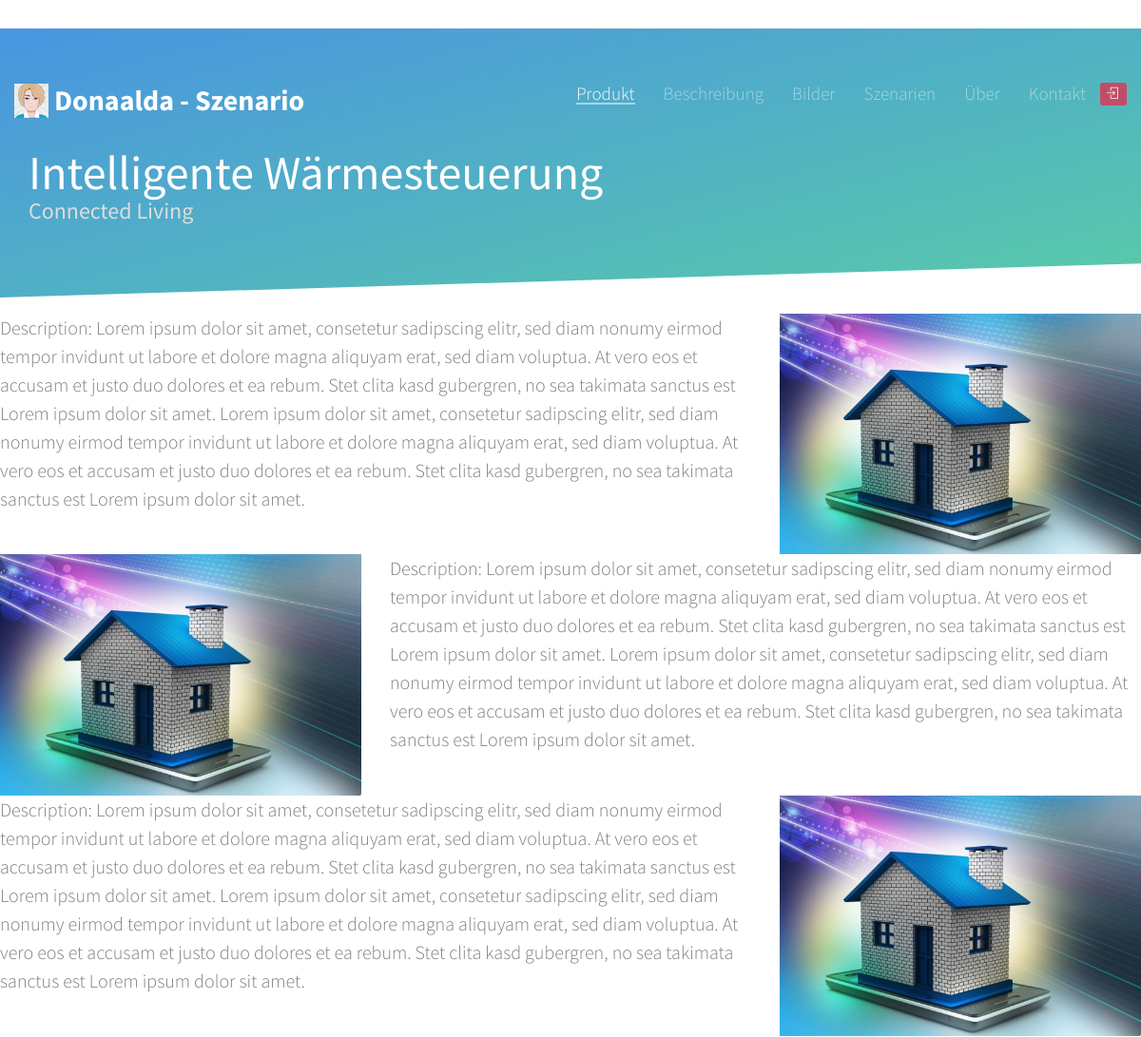
The page /scenarios/intelligente_warmesteuerung/ (upper part) on the database as committed earlier.
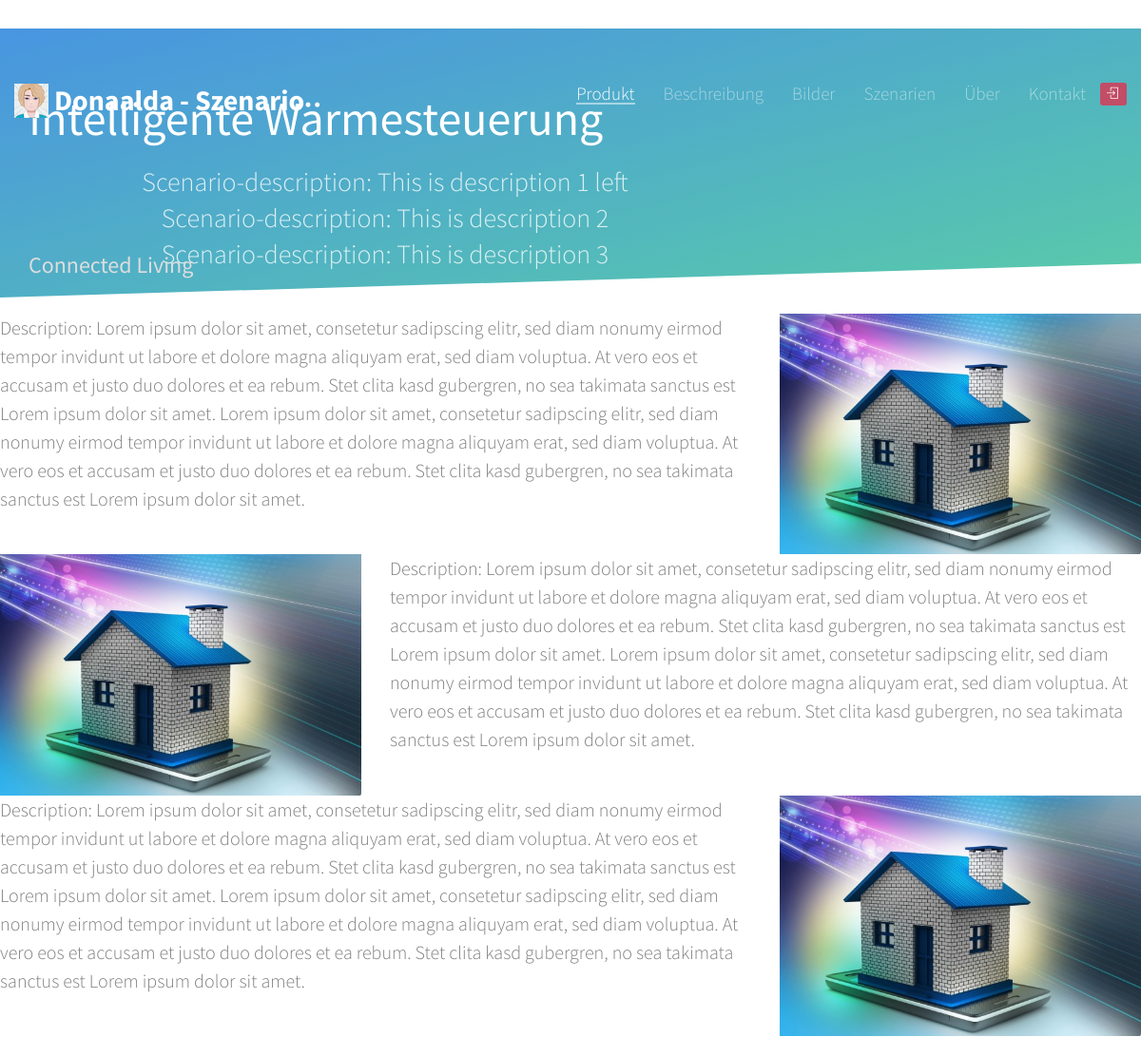
The same page on the database as committed later.
### app/models.py (models this page shows, shortened)
class Scenario(models.Model):
    name = models.CharField(max_length=100, unique=True)
    url_name = models.CharField(max_length=100, unique=False, default=random())
    short_description = models.TextField(verbose_name="Kurzbeschreibung", max_length="255", null=True, blank=True)
    description = models.TextField(verbose_name="Beschreibung", null=True, blank=True)
    picture = models.ImageField(verbose_name="Bild", null=True, blank=True)
    provider = models.ForeignKey("Provider", default="1", )
    scenario_product_set = models.ForeignKey("ProductSet", null=True)
    class Meta:
        verbose_name = "Szenario"
        verbose_name_plural = "Szenarien"
        ordering = ["name"]

class Provider(models.Model):
    name = models.CharField(max_length=200, unique=False, default=random())
    is_visible = models.BooleanField(default=False)
    def __str__(self):
        return '%s' % self.name
    class Meta:
        verbose_name = "Hersteller"
        verbose_name_plural = "Hersteller"
        ordering = ["name"]

class ScenarioDescription(models.Model):
    belongs_to_scenario = models.ForeignKey("Scenario")
    description = models.TextField()
    image = models.ImageField()
    thumbnail = ImageSpecField(source='image',
                               processors=[ResizeToFill(200, 100)],
                               format='JPEG', )
    left_right = models.BooleanField()
    order = models.IntegerField()
    class Meta:
        verbose_name = "Szenariobeschreibung"
        verbose_name_plural = "Szenariobeschreibungen"
        ordering = ["order"]

### app/views.py (the view)
class ScenarioView(generic.DetailView):
    template_name = 'app/scenario.html'
    def get(self, request, *args, **kwargs):
        scenario = kwargs.get("current_scenario")
        return render(request, 'app/scenario.html', {'current_scenario': Scenario.objects.get(url_name=scenario),
                                                     'comment': Comment.objects.filter(
                                                         page_url='/scenarios/' + scenario)[:5]})

### app/templates/app/scenario.html (shortened to what this page needs)
{% load staticfiles %}
<!DOCTYPE html>
<html class="no-js">
<head>
  <link rel="stylesheet" href="{% static 'app/assets/css/animate.css' %}">
  <link rel="stylesheet" href="{% static 'app/assets/css/icomoon.css' %}">
  <link rel="stylesheet" href="{% static 'app/assets/css/simple-line-icons.css' %}">
  <link rel="stylesheet" href="{% static 'app/assets/css/magnific-popup.css' %}">
  <link rel="stylesheet" href="{% static 'app/assets/css/bootstrap.css' %}">
  <link rel="stylesheet" href="{% static 'app/assets/css/styleProduct.css' %}">
</head>
<body>
{% with scenarios=current_scenario.scenariodescription_set.all %}
<header role="banner" id="fh5co-header">
  <div class="container">
    <div class="row">
      <nav class="navbar navbar-default">
        <div class="navbar-header">
          <a class="navbar-brand" href="index.html">
            <div>
              <img alt="Brand" src="{% static 'app/assets/images/myAvatar_icon.png' %}"
                   style="margin-bottom: 5px">
              <span>Donaalda - Szenario</span>
            </div>
          </a>
        </div>
        <div id="navbar" class="navbar-collapse collapse">
          <ul class="nav navbar-nav navbar-right">
            <li class="active"><a href="#" data-nav-section="home"><span>Produkt</span></a></li>
            <li><a href="#" data-nav-section="intro"><span>Beschreibung</span></a></li>
            <li><a href="#" data-nav-section="images"><span>Bilder</span></a></li>
            <li><a href="#" data-nav-section="scenarios"><span>Szenarien</span></a></li>
            <li><a href="#" data-nav-section="about"><span>Über</span></a></li>
            <li><a href="#" data-nav-section="contact"><span>Kontakt</span></a></li>
            <li>
              <button type="button" class="btn btn-primary btn-xs navbar-btn" data-toggle="modal"
                      data-target="#myModalx">
                <i class="fh5co-intro-icon icon-login"></i>
              </button>
            </li>
          </ul>
        </div>
      </nav>
    </div>
  </div>
</header>
<section id="fh5co-page" data-section="home"
         style="background-image: url({% static 'app/assets/images/full_image_2.jpg' %});"
         data-stellar-background-ratio="0.5">
  <div class="gradient"></div>
  <div class="container">
    <div class="text-wrap">
      <div class="text-inner">
        <div class="row">
          <div class="col-md-8">
            {% if current_scenario %}
            <h1 class="text-left">{{ current_scenario.name }}</h1>
                {% for x in scenarios %}
            <h2> Scenario-description: {{ x.description }}</h2>
                {% endfor %}
            <h3 class="text-left" style="color: #ddd; margin-top: -20px;">{{ current_scenario.provider }}</h3>
            {% endif %}
          </div>
        </div>
      </div>
    </div>
  </div>
  <div class="slant"></div>
</section>
<section id="fh5co-intro" data-section="intro">
  <div classs="container-fluid" >
    <div class="row">
      <div class="col-md-8">
        <p>
          Description:
          Lorem ipsum dolor sit amet, consetetur sadipscing elitr, sed diam nonumy eirmod tempor invidunt ut labore et
          dolore magna aliquyam erat, sed diam voluptua. At vero eos et accusam et justo duo dolores et ea rebum. Stet
          clita kasd gubergren, no sea takimata sanctus est Lorem ipsum dolor sit amet. Lorem ipsum dolor sit amet,
          consetetur sadipscing elitr, sed diam nonumy eirmod tempor invidunt ut labore et dolore magna aliquyam erat,
          sed diam voluptua. At vero eos et accusam et justo duo dolores et ea rebum. Stet clita kasd gubergren, no
          sea takimata sanctus est Lorem ipsum dolor sit amet.
        </p>
      </div>
      <div class="col-md-4">
        <img style="height:auto; width:100%" src="../../../static/app/assets/resources/not_so_smart.jpg">
      </div>
    </div>
    <div class="row">
      <div class="col-md-4">
        <img style="height:auto; width:100%" src="../../../static/app/assets/resources/not_so_smart.jpg">
      </div>
      <div class="col-md-8">
        <p>
          Description:
          Lorem ipsum dolor sit amet, consetetur sadipscing elitr, sed diam nonumy eirmod tempor invidunt ut labore et
          dolore magna aliquyam erat, sed diam voluptua. At vero eos et accusam et justo duo dolores et ea rebum. Stet
          clita kasd gubergren, no sea takimata sanctus est Lorem ipsum dolor sit amet. Lorem ipsum dolor sit amet,
          consetetur sadipscing elitr, sed diam nonumy eirmod tempor invidunt ut labore et dolore magna aliquyam erat,
          sed diam voluptua. At vero eos et accusam et justo duo dolores et ea rebum. Stet clita kasd gubergren, no
          sea takimata sanctus est Lorem ipsum dolor sit amet.
        </p>
      </div>
    </div>
    <div class="row">
      <div class="col-md-8">
        <p>
          Description:
          Lorem ipsum dolor sit amet, consetetur sadipscing elitr, sed diam nonumy eirmod tempor invidunt ut labore et
          dolore magna aliquyam erat, sed diam voluptua. At vero eos et accusam et justo duo dolores et ea rebum. Stet
          clita kasd gubergren, no sea takimata sanctus est Lorem ipsum dolor sit amet. Lorem ipsum dolor sit amet,
          consetetur sadipscing elitr, sed diam nonumy eirmod tempor invidunt ut labore et dolore magna aliquyam erat,
          sed diam voluptua. At vero eos et accusam et justo duo dolores et ea rebum. Stet clita kasd gubergren, no
          sea takimata sanctus est Lorem ipsum dolor sit amet.
        </p>
      </div>
      <div class="col-md-4">
        <img style="height:auto; width:100%" src="../../../static/app/assets/resources/not_so_smart.jpg">
      </div>
    </div>
  </div>
</section>
</body>
{% endwith %}
</html>

### app/static/app/assets/css/icomoon.css (style rules this page uses)
[class^="icon-"], [class*=" icon-"] { font-family: 'icomoon'; speak: none; font-style: normal; font-weight: normal; font-variant: normal; text-transform: none; line-height: 1; -webkit-font-smoothing: antialiased; -moz-osx-font-smoothing: grayscale; }

### app/static/app/assets/css/styleProduct.css (style rules this page uses)
body { font-family: "Source Sans Pro", Arial, sans-serif; font-weight: 300; font-size: 20px; line-height: 1.5; color: #777777; color: #7f7f7f; background: #fff; height: 100%; position: relative; }
a { color: #c24d67; -webkit-transition: 0.5s; -o-transition: 0.5s; transition: 0.5s; }
p { margin-bottom: 1.5em; }
h1, h2, h3, h4, h5, h6 { color: #000; font-family: "Source Sans Pro", Arial, sans-serif; font-weight: 400; margin: 0 0 30px 0; }
#fh5co-header { position: absolute; z-index: 99; width: 100%; opacity: 1; top: 0; margin-top: 40px; }
#fh5co-header .navbar { padding-bottom: 0; margin-bottom: 0; }
#fh5co-header #navbar li a { font-family: "Source Sans Pro", Arial, sans-serif; color: rgba(255, 255, 255, 0.5); position: relative; font-size: 19px; font-weight: 300; }
#fh5co-header #navbar li a span { position: relative; display: block; padding-bottom: 2px; }
#fh5co-header #navbar li a span:before { content: ""; position: absolute; width: 100%; height: 2px; bottom: 0; left: 0; background-color: rgba(255, 255, 255, 0.5); visibility: hidden; -webkit-transform: scaleX(0); -moz-transform: scaleX(0); -ms-transform: scaleX(0); -o-transform: scaleX(0); transform: scaleX(0); -webkit-transition: all 0.3s ease-in-out 0s; -moz-transition: all 0.3s ease-in-out 0s; -ms-transition: all 0.3s ease-in-out 0s; -o-transition: all 0.3s ease-in-out 0s; transition: all 0.3s ease-in-out 0s; }
#fh5co-header #navbar li.active a { background: transparent; background: none; color: #fff; }
#fh5co-header #navbar li.active a span:before { visibility: visible; -webkit-transform: scaleX(1); transform: scaleX(1); }
#fh5co-header .navbar-brand { float: left; display: block; font-size: 30px; font-weight: 700; padding-left: 0; color: #fff; }
#fh5co-header .navbar-default { border: transparent; background: transparent; -webkit-border-radius: 0px; -moz-border-radius: 0px; -ms-border-radius: 0px; border-radius: 0px; }
#fh5co-header a { -webkit-transition: 0s; -o-transition: 0s; transition: 0s; }
#fh5co-page { background-color: transparent; background-size: cover; background-attachment: fixed; position: relative; width: 100%; background-color: #52d3aa; color: #fff; overflow: hidden; }
#fh5co-page .gradient { position: absolute; top: 0; bottom: 0; left: 0; right: 0; z-index: 2; opacity: .9; -webkit-backface-visibility: hidden; background-color: #52d3aa; background-image: -webkit-gradient(linear, 0% 0%, 100% 100%, color-stop(0, #3f95ea), color-stop(1, #52d3aa)); background-image: -webkit-repeating-linear-gradient(top left, #3f95ea 0%, #52d3aa 100%); background-image: repeating-linear-gradient(to bottom right, #3f95ea 0%, #52d3aa 100%); background-image: -ms-repeating-linear-gradient(top left, #3f95ea 0%, #52d3aa 100%); }
#fh5co-page, #fh5co-page .text-wrap { margin-top: 30px; height: 300px; }
#fh5co-page .text-wrap { display: table; width: 100%; position: relative; z-index: 4; }
#fh5co-page .text-inner { display: table-cell; vertical-align: middle; text-align: center; }
#fh5co-page .text-inner h1 { font-size: 50px; color: white; margin: 0 0 20px 0; }
#fh5co-page .text-inner h2 { font-size: 28px; line-height: 38px; font-weight: 300; color: rgba(255, 255, 255, 0.8); margin: 0; }
.slant { position: absolute; transform: rotate(-1.7deg); -ms-transform: rotate(-1.7deg); -webkit-transform: rotate(-1.7deg); -o-transform: rotate(-1.7deg); -moz-transform: rotate(-1.7deg); background-color: #fff; content: ""; z-index: 3; display: inline-block; height: 70px; bottom: 0; margin-bottom: -35px; padding: 0; width: 101%; }
#fh5co-intro { position: relative; bottom: 0; z-index: 10; padding-bottom: 0em; }
#fh5co-intro > div { display: -webkit-box; display: -moz-box; display: -ms-flexbox; display: -webkit-flex; display: flex; flex-wrap: wrap; -webkit-flex-wrap: wrap; -moz-flex-wrap: wrap; }
.btn { -webkit-transition: 0.5s; -o-transition: 0.5s; transition: 0.5s; }
.btn { -webkit-transition: 0.3s; -o-transition: 0.3s; transition: 0.3s; }
.btn { text-transform: uppercase; letter-spacing: 2px; -webkit-transition: 0.3s; -o-transition: 0.3s; transition: 0.3s; }
.btn.btn-primary { background: #c24d67; color: #fff; border: none !important; border: 2px solid transparent !important; }

Rows that differ between the two databases and show on the page:
added ScenarioDescription: description "This is description 1 left"
added ScenarioDescription: description "This is description 2"
added ScenarioDescription: description "This is description 3"
